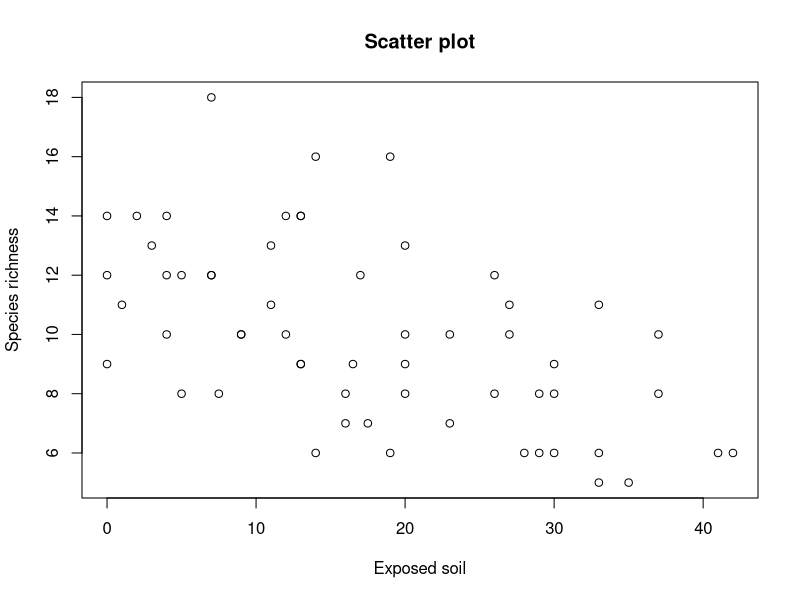
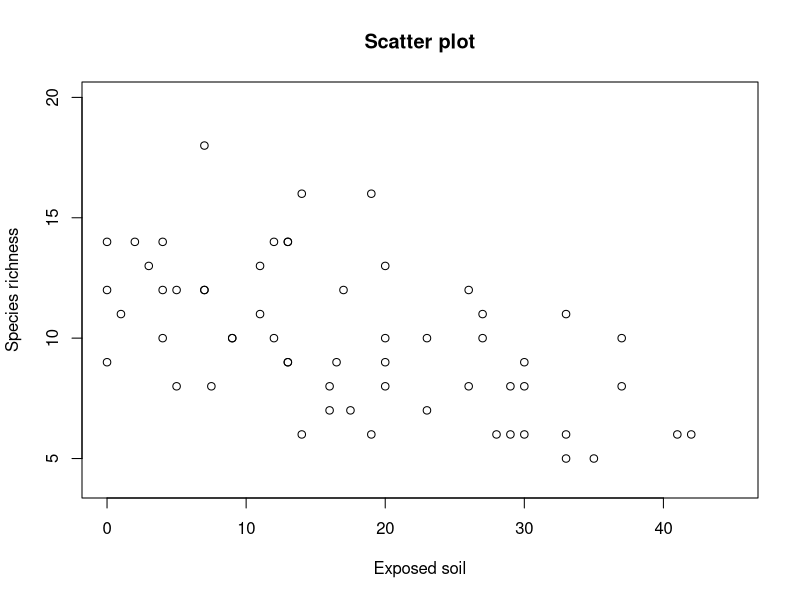
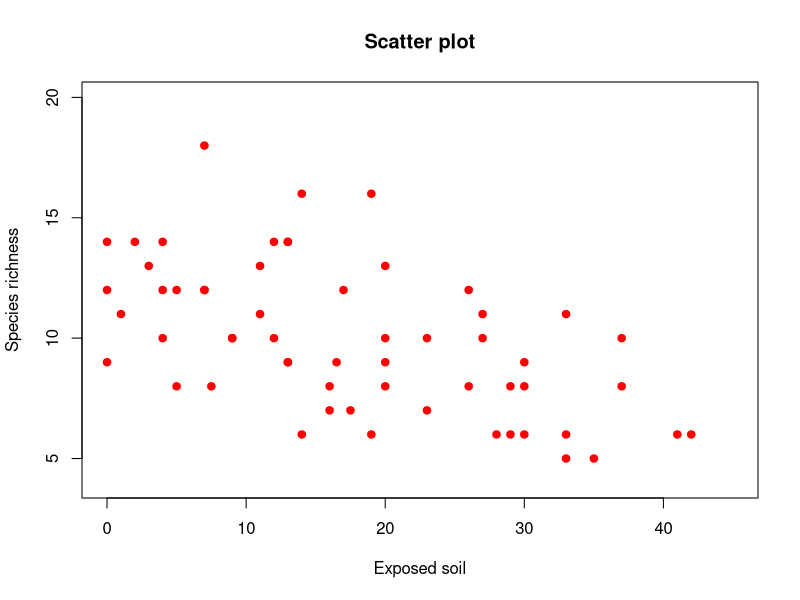
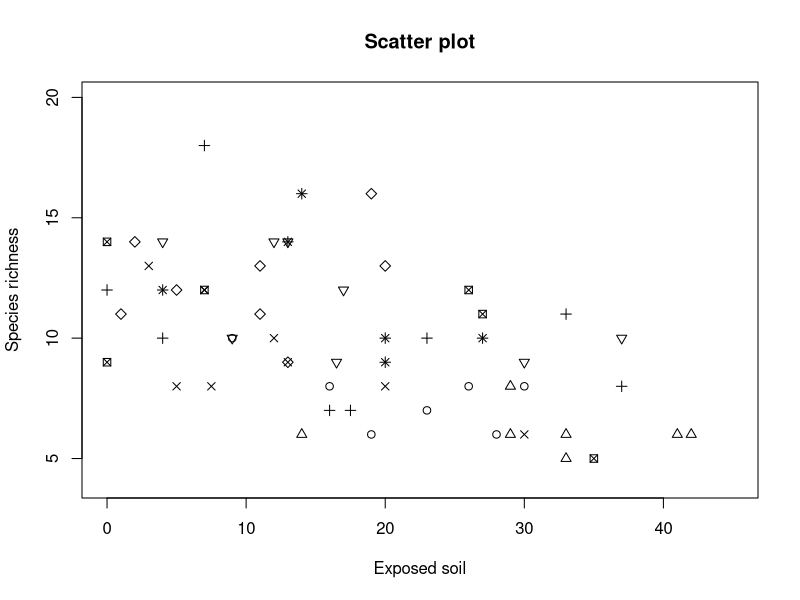
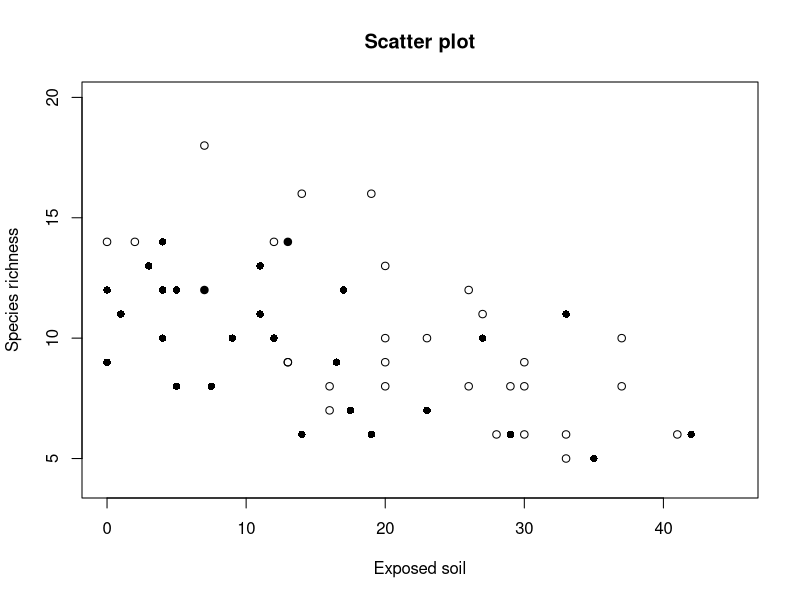
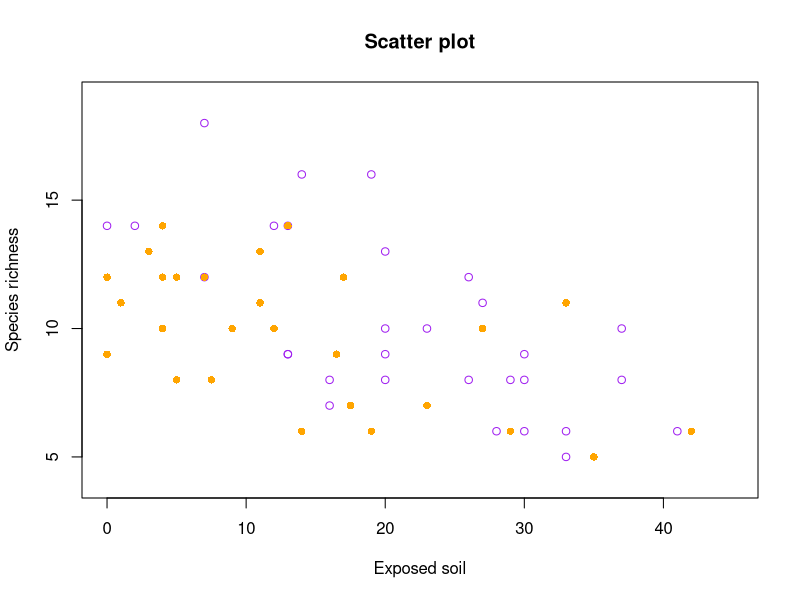
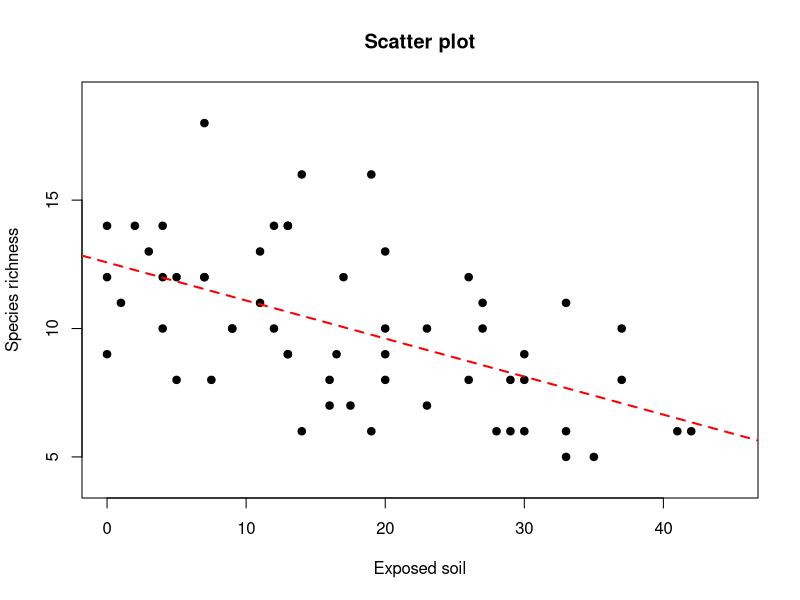
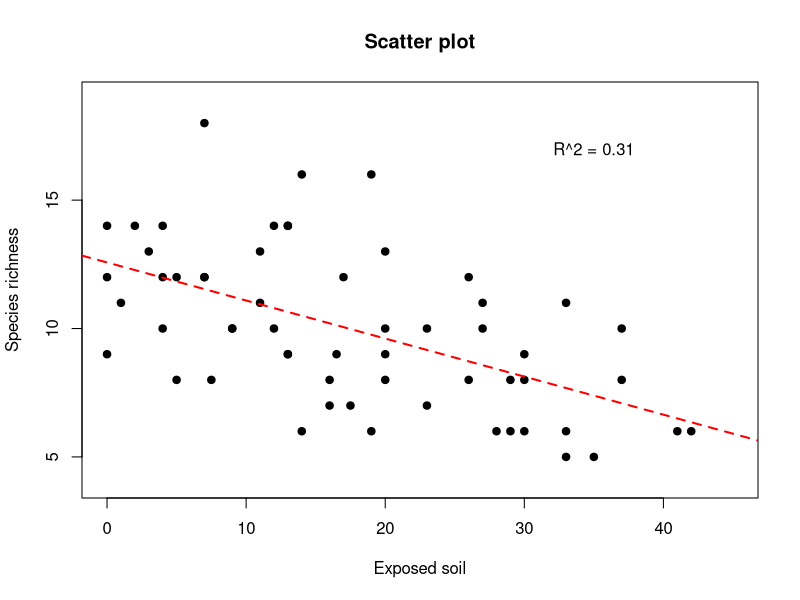

Reproduce these figures in R, in order.

# ~~~~~~~~~~~~~~~~~~~~~~~~~~~~~~~~~~~~~~~~~~~
# ~ BIOS 721| Topic 5 Part 2: Plotting in R ~
# ~~~~~~~~~~~~~~~~~~~~~~~~~~~~~~~~~~~~~~~~~~~

# Code from Slides -------------------------------------------------------------

# Read in example data:
# - Note: Need to change the working directory!
setwd("")
data <- read.table("Vegetation2.txt",header=TRUE)
str(data)

# ------------------------------------------------------------------------------

# Standard Scatter Plot
plot(x = data$BARESOIL, y = data$R,
     xlab = "Exposed soil",
     ylab = "Species richness", main = "Scatter plot")

# Give a little wiggle room in plotting window
plot(x = data$BARESOIL, y = data$R,
     xlab = "Exposed soil",
     ylab = "Species richness", main = "Scatter plot",
     xlim = c(0, 45), ylim = c(4, 20))

# Change point character to red shaded in dot
plot(x = data$BARESOIL, y = data$R,
     xlab = "Exposed soil",
     ylab = "Species richness", main = "Scatter plot",
     xlim = c(0, 45), ylim = c(4, 20),
     pch = 19,col='red')

# Change type/color of point character based on another variable
# - Plot by transect where data was collected
# - Nice because this variable (numeric) already exists in data set
plot(x = data$BARESOIL, y = data$R,
     xlab = "Exposed soil",
     ylab = "Species richness", main = "Scatter plot",
     xlim = c(0, 45), ylim = c(4, 20),
     pch = data$Transect)

# - What if variable doesn't exist? Need to create it!
# - Plot by whether data collected 1974 or before vs. after 1974
pch.time <- rep(1,dim(data)[1])
pch.time[data$Time > 1974] <- 16

plot(x = data$BARESOIL, y = data$R,
     xlab = "Exposed soil",
     ylab = "Species richness", main = "Scatter plot",
     xlim = c(0, 45), ylim = c(4, 20),
     pch = pch.time)

# - Can do the same thing with color
pch.time <- rep(1,dim(data)[1])
pch.time[data$Time > 1974] <- 16

col.time <- rep('purple',dim(data)[1])
col.time[data$Time > 1974] <- 'orange'

plot(x = data$BARESOIL, y = data$R,
     xlab = "Exposed soil",
     ylab = "Species richness", main = "Scatter plot",
     xlim = c(0, 45), ylim = c(4, 19),
     pch = pch.time,
     col = col.time
     )

labels = c('scatter plot','blank plot')
par(mfrow = c(1, 1))
# Anything we should add to this figure? ... legend?
# - Try it out!


# Change point size based on a third variable
# - Suppose Transect 1 and 4 were of interest
# - Can make their points larger
# - Try it out!


# ------------------------------------------------------------------------------

# Adding statistical information to plots
# - Suppose you wanted to add fitted linear regression line to plot
# - Can use the lm() function to fit the linear regression line
# - Then use the abline() function to plot the fitted line
par(mfrow=c(1,1))
plot(x = data$BARESOIL, y = data$R,
     xlab = "Exposed soil",
     ylab = "Species richness", main = "Scatter plot",
     xlim = c(0, 45), ylim = c(4, 19),
     pch=19)

fit <- lm(data$R ~ data$BARESOIL)
abline(fit,lty=2,lwd=2,col='red')

# - Suppopse you wanted to add some text to the plot
# - For example, the R^2 value 
summary(fit)

plot(x = data$BARESOIL, y = data$R,
     xlab = "Exposed soil",
     ylab = "Species richness", main = "Scatter plot",
     xlim = c(0, 45), ylim = c(4, 19),
     pch=19)

fit <- lm(data$R ~ data$BARESOIL)
abline(fit,lty=2,lwd=2,col='red')

text(x=35,y=17,labels='R^2 = 0.31')

# - This is a good start, but we could make this better
# - Let's make it bigger, bold font
plot(x = data$BARESOIL, y = data$R,
     xlab = "Exposed soil",
     ylab = "Species richness", main = "Scatter plot",
     xlim = c(0, 45), ylim = c(4, 19),
     pch=19)

fit <- lm(data$R ~ data$BARESOIL)
abline(fit,lty=2,lwd=2,col='red')

text(x=35,y=17,labels='R^2 = 0.31',   
     font=2,cex=1.5)

# - The R^2 is kind of ugly. Let's make it look like a 
#   legit mathematical equation using teh expression() function!
plot(x = data$BARESOIL, y = data$R,
     xlab = "Exposed soil",
     ylab = "Species richness", main = "Scatter plot",
     xlim = c(0, 45), ylim = c(4, 19),
     pch=19)

fit <- lm(data$R ~ data$BARESOIL)
abline(fit,lty=2,lwd=2,col='red')

text(x=35,y=17,labels=expression(paste(R^{2},' = 0.31',sep='')),   
     font=2,cex=1.5)

# Can also change the font, script, and size of other titles
plot(x = data$BARESOIL, y = data$R,
     xlab = "Exposed soil",
     ylab = "Species richness", main = "",
     xlim = c(0, 45), ylim = c(4, 19),
     pch=19)

fit <- lm(data$R ~ data$BARESOIL)
abline(fit,lty=2,lwd=2,col='red')

text(x=35,y=17,labels=expression(paste(R^{2},' = 0.31',sep='')),   
     font=2,cex=1.5)

title(main='Scatter Plot',
      cex.main=3,
      family='HersheyScript')

# ------------------------------------------------------------------------------

# Can change the axis information as well 
# - That is, you can change what values are shown on the axes 
#   (i.e. where the tick marks are located)
plot(x = data$BARESOIL, y = data$R,
     xlab = "Exposed soil",
     ylab = "Species richness", main = "Scatter Plot",
     xlim = c(0, 45), ylim = c(4, 19),
     pch=19)

# - Do this in steps ... 
# - First take off axes
plot(x = data$BARESOIL, y = data$R,
     xlab = "Exposed soil",
     ylab = "Species richness", main = "Scatter Plot",
     xlim = c(0, 45), ylim = c(4, 19),
     pch=19,
     axes=FALSE)

# - Then put them back on with with the info you want
# - Use the axis() function for this
#   - Tell R where to place tick marks (based on original plot)
#   - Tell R labels of tick marks
#   - Tell R direction and length of tick marks
plot(x = data$BARESOIL, y = data$R,
     xlab = "Exposed soil",
     ylab = "Species richness", main = "Scatter Plot",
     xlim = c(0, 45), ylim = c(4, 20),
     pch=19,
     axes=FALSE)
axis(2, at = c(0,5,15,10,20), tcl = 1)
axis(1, at = c(0,25,45), labels = c("Covered","Partial","Exposed") )

# Add a box around the figure to make it complete!
plot(x = data$BARESOIL, y = data$R,
     xlab = "Exposed soil",
     ylab = "Species richness", main = "Scatter Plot",
     xlim = c(0, 45), ylim = c(4, 20),
     pch=19,
     axes=FALSE)
axis(2, at = c(0,5,15,10,20), tcl = 1)
axis(1, at = c(0,22,45), labels = c("Covered","Partial","Exposed") )
box()

# Add vertical lines to discriminate between soil categories
# - Suppose the cutoff between covered and partially covered ground 
#   is 10% and the cutoff between partially covered and exposed
#   ground is 31%. 
plot(x = data$BARESOIL, y = data$R,
     xlab = "Exposed soil",
     ylab = "Species richness", main = "Scatter Plot",
     xlim = c(0, 45), ylim = c(4, 20),
     pch=19,
     axes=FALSE)
axis(2, at = c(0,5,15,10,20), tcl = 1)
axis(1, at = c(0,22,45), labels = c("Covered","Partial","Exposed") )
box()
abline(v=10,lty=5,col='gray',lwd=3)
abline(v=31,lty=5,col='gray',lwd=3)

# ------------------------------------------------------------------------------

# If you are using par(mfrow=c()) or the par(mfcol=c())
# options when plotting multiple figures, you might
# want to give the figure overall titles/labels and a
# single legend. 
# - Recall the sin/cos example from Topic 5 Part 1: 
par(mfcol=c(2,2))             # Fill in plots down columns
x <- seq(-2*pi,pi,by=pi/8)
plot(x,sin(x),type="b",main="SIN(X)",pch=1,col=1,lty=1)
plot(x,cos(x),type="b",main="COS(X)",pch=2,col=2,lty=2)
plot(x,2*sin(x),type="b",main="2*SIN(X)",pch=3,col=3,lty=3)
plot(x,2*cos(x),type="b",main="2*COS(X)",pch=4,col=4,lty=4)

par(mfcol=c(2,2),    # Create one 2x2 figure with 4 plots
    mar=c(4,4,2,2),  # Controls margins for each plot: default = (5,4,4,2) (shirnk margins to squeeze plots together)
    oma=c(3,3,3,1))  # Controls margins for overall figure: default = (2,2,2,2) (strecth bottom to include overall legend)
x <- seq(-2*pi,pi,by=pi/8)
plot(x,sin(x),type="b",main="SIN(X)",pch=1,col=1,lty=1)
plot(x,cos(x),type="b",main="COS(X)",pch=2,col=2,lty=2)
plot(x,2*sin(x),type="b",main="2*SIN(X)",pch=3,col=3,lty=3)
plot(x,2*cos(x),type="b",main="2*COS(X)",pch=4,col=4,lty=4)
mtext('Plot of Different Trig Functions',
      side=3,outer=TRUE,line=1,cex=1.2,font=2)
mtext('Function Values',
      side=2,outer=TRUE,line=1)

par(mfcol=c(2,2),    # Create one 2x2 figure with 4 plots
    mar=c(4,4,2,2),  # Controls margins for each plot: default = (5,4,4,2) (shirnk margins to squeeze plots together)
    oma=c(3,3,3,1))  # Controls margins for overall figure: default = (2,2,2,2) (strecth bottom to include overall legend)
x <- seq(-2*pi,pi,by=pi/8)
plot(x,sin(x),type="b",main="SIN(X)",pch=1,col=1,lty=1)
plot(x,cos(x),type="b",main="COS(X)",pch=2,col=2,lty=2)
plot(x,2*sin(x),type="b",main="2*SIN(X)",pch=3,col=3,lty=3)
plot(x,2*cos(x),type="b",main="2*COS(X)",pch=4,col=4,lty=4)
mtext('Plot of Different Trig Functions',
      side=3,outer=TRUE,line=1,cex=1.2)
mtext('Function Values',
      side=2,outer=TRUE,line=1)
par(usr=c(0,1,0,1),  # Reset the coordinates 
    xpd=NA)          # Allow plotting outside the plot region
legend(-1.2,-0.4,legend=c('sin','cos','2sin','2cos'), 
       pch=1:4,lty=1:4,col=1:4,bty='n',horiz=TRUE,cex=1.5)



